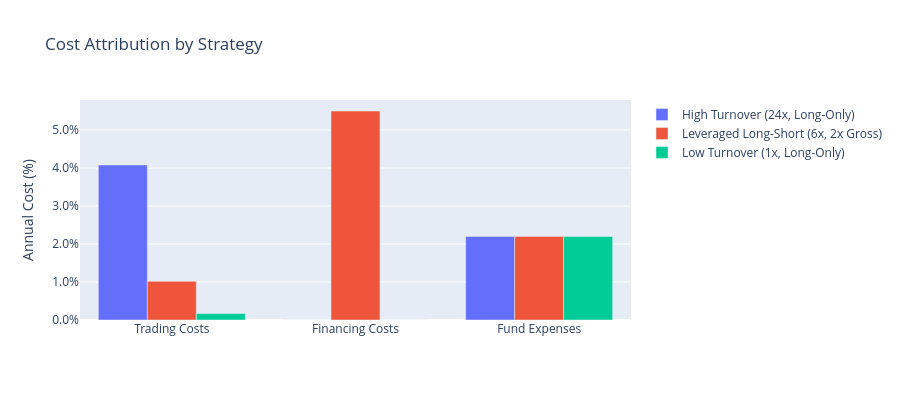

Notebook source saved alongside this figure:
### Markdown cell above
**Interpretation**: Persisting these diagnostics matters because later chapters need
cost attribution as reusable data, not just as an illustration. The saved artifacts
turn this notebook into a shared input for downstream synthesis.

### Code cell
# Grouped bar chart
fig = go.Figure()
categories = ["Trading Costs", "Financing Costs", "Fund Expenses"]
colors = ["steelblue", "darkorange", "forestgreen"]

for i, strat in enumerate(cost_breakdown):
    fig.add_trace(
        go.Bar(
            name=strat["Strategy"],
            x=categories,
            y=[strat[c] for c in categories],
        )
    )

fig.update_layout(
    title="Cost Attribution by Strategy",
    yaxis_title="Annual Cost (%)",
    yaxis_tickformat=".1%",
    barmode="group",
    height=400,
)
fig.show()

### Figure 1 — Plotly figure (JSON) as saved in the notebook; plotly's stock layout.template omitted (floating-point values rounded to 4 significant figures)
{"data": [{"name": "High Turnover (24x, Long-Only)", "type": "bar", "x": ["Trading Costs", "Financing Costs", "Fund Expenses"], "y": [0.0408, 0.0, 0.022]}, {"name": "Leveraged Long-Short (6x, 2x Gross)", "type": "bar", "x": ["Trading Costs", "Financing Costs", "Fund Expenses"], "y": [0.0102, 0.055, 0.022]}, {"name": "Low Turnover (1x, Long-Only)", "type": "bar", "x": ["Trading Costs", "Financing Costs", "Fund Expenses"], "y": [0.0017, 0.0, 0.022]}], "layout": {"barmode": "group", "height": 400, "title": {"text": "Cost Attribution by Strategy"}, "yaxis": {"tickformat": ".1%", "title": {"text": "Annual Cost (%)"}}}}
